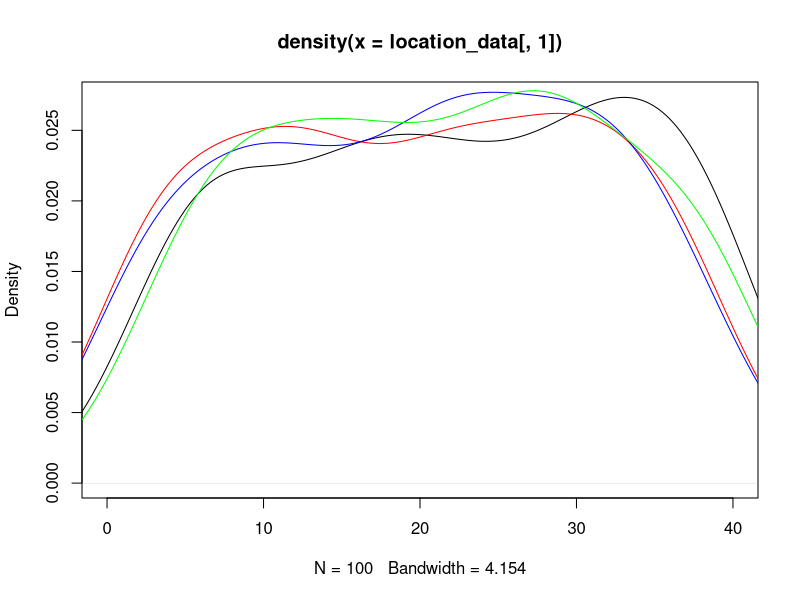
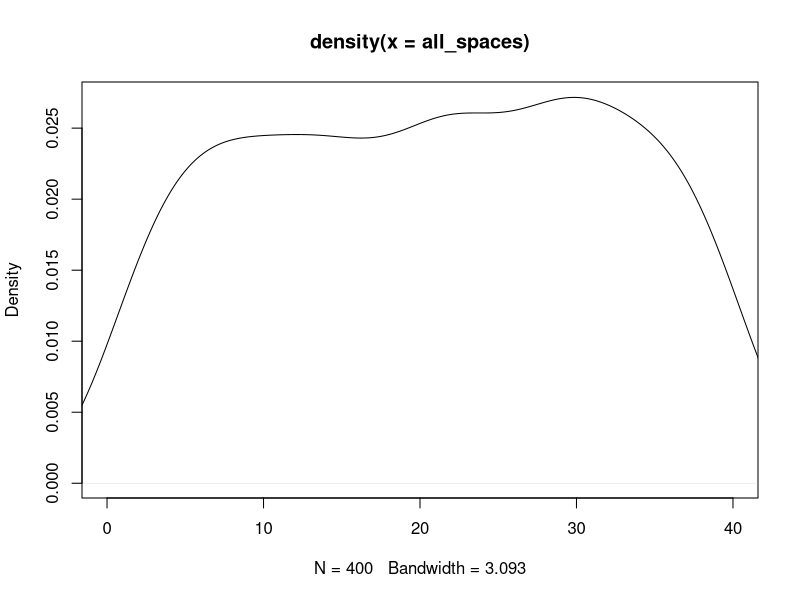
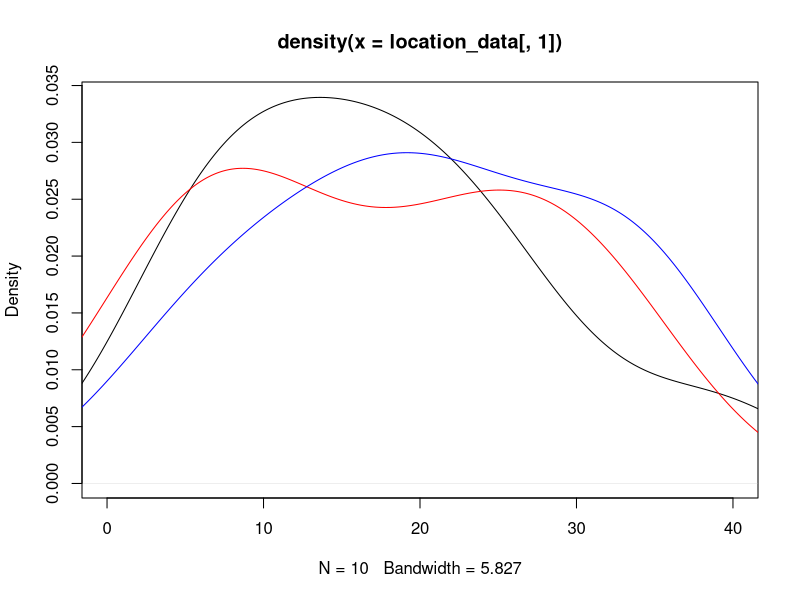
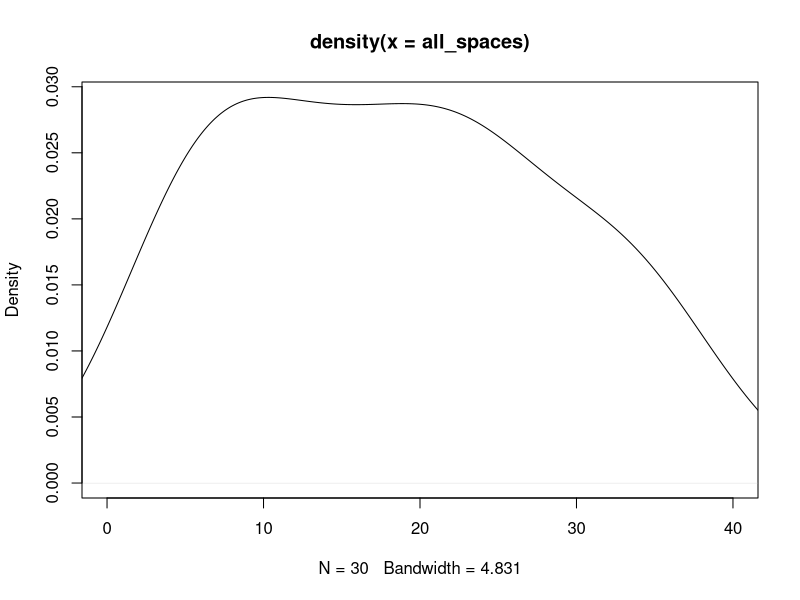

R code for these plots, in order: (Note: this script raises an error after producing the figures.)
## ---- chunk 1
knitr::opts_chunk$set(echo = TRUE)
## ---- chunk 2
#libraries
library(dplyr)
library(ggplot2)
## ---- chunk 3
#Kayleigh
##LET'S GET MOVING

monopolyBoard <- read.csv("MonopolyBoard.csv", header = T)
monopolyBoard

# Using dice rolls to determine where a player will land on the board
#input: "location"; a number 1-40; where the player is on the board
#output: the amount of spaces the player will move until they are on their new location

#note that this is only accounting for standard dice rolls, no special rules yet...

lets_move = function(location) {
  dice_roll_1 <- sample(1:6, 1, replace = TRUE)
  dice_roll_2 <- sample(1:6, 1, replace = TRUE)
  
  roll_total <- sum(dice_roll_1, dice_roll_2)
  roll_double <- dice_roll_1 == dice_roll_2
  
    location = location + roll_total
    
  if (location <= 40) {
    location = location
  } else {
    location = location - 40
  }
  
  space = monopolyBoard$name[monopolyBoard$spaces == location]
  
  print("You're moving forward...")
  print(roll_total)
  
  print("You're on space...")
  print(location)
  
  #print(space) #This prints out the name of the space that they land on. 
}

#testers
lets_move(1)
lets_move(25)
lets_move(38)
lets_move(40)



#A function to move players around the board and to play Monopoly!
#input: "turns"; the amount of turns we should take
#output: a player's new location on the board

lets_play = function(turns) {
  location = 1
  print("Starting Location: GO!")
  for (i in 1:turns) {
    location = lets_move(location)
  }
  print("You've landed on...")
  return(location)
}



lets_play(10) #tester #in this example if you look at a reference monopoly board and "walk" your way around the board with each move being the number in each output, you'll land on the space on the board corresponding to the final output (when counting "GO" as 1 and/or 40) 

#testers 
#"lets_move" and "lets_play" have both been edited to print out phrases for each roll and move to make it easier to determine how the player is moving. 
#"You're moving forward..." gives the player's roll
#"You're on space..." is the players position after 1 turn/"lets_move"
  # Later try to switch this print statement to the name of the spot that the player is on 
#"You've landed on..." gives the final location after running "lets_play" for "x" turns.
  # Later try to switch this print statement to the name of the spot that the player is on 

lets_play(3)
lets_play(10)

## ---- chunk 4
##DOUBLE DOWN

##WORK IN PROGRESS

#A function using dice rolls to determine how many spaces a player will move with the additional rules for "doubles" in Monopoly
#input: "location"; a number 1-40 where the player is on the board
#outut: the number of spaces the player will move on the board, with the special case of rolling three "doubles" and landing in jail
double_down = function(location) {
  dice_roll_1 <- sample(1:6, 1, replace = TRUE)
  dice_roll_2 <- sample(1:6, 1, replace = TRUE)
  
  roll_total <- sum(dice_roll_1, dice_roll_2)
  roll_double <- dice_roll_1 == dice_roll_2
  
  print("roll was")
  print(roll_total)
    
  if (roll_double) {
    
    dice_roll_3 <- sample(1:6, 1, replace = TRUE)
    dice_roll_4 <- sample(1:6, 1, replace = TRUE)
    
    roll_total_2 <- sum(dice_roll_3, dice_roll_4)
    roll_double_2 <- dice_roll_3 == dice_roll_4
    
    print("roll double was")
    print(roll_total_2)

    
    if (roll_double_2) {
      dice_roll_5 <- sample(1:6, 1, replace = TRUE)
      dice_roll_6 <- sample(1:6, 1, replace = TRUE)
      
      roll_total_3 <- sum(dice_roll_5, dice_roll_6)
      roll_double_3 <- dice_roll_5 == dice_roll_6
      
      print("roll double was")
      print(roll_total_3)
      
      if (roll_double_3) {
        location = 11 #Jail
        print("doubles, doubles, doubles")
        print("You're going to JAIL!")
        
      } else {
        location = location + roll_total + roll_total_2 + roll_total_3
        print("doubles, doubles, not doubles")
        print("You're moving forward...")
        print(roll_total + roll_total_2 + roll_total_3)
      }
    } else {
      location = location + roll_total + roll_total_2
      print("doubles, not doubles")
      print("You're moving forward...")
      print(roll_total+roll_total_2)
    }
  } else {
    location = location + roll_total
    print("no doubles")
    print("You're moving forward...")
    print(roll_total)
  }

    
  if (location <= 40) {
    location = location
  } else {
    location = location - 40
  }

  
  print("You're on space...")
  print(location)
}

double_down(1)
#text out in the function is kinda funky right but it's just to make sure its working right
#In final version switch all dice rolls to sample(1:6,...)

## ---- chunk 5
##CHANCE AND COMMUNITY CHEST CARDS
Card_Numbers <- c(1, 2, 3, 4, 5, 6, 7, 8, 9, 10, 11, 12, 13, 14, 15, 16)

Chance_Cards <- c("Advance to Boardwalk", "Advance to Go (Collect $200)", "Advance to Illinois Avenue. If you pass Go, collect $200", "Advance to St. Charles Place. If you pass Go, collect $200", "Advance to the nearest Railroad. If unowned, you may buy it from the Bank. If owned, pay owner twice the rental to which they are otherwise entitled", "Advance to the nearest Railroad. If unowned, you may buy it from the Bank. If owned, pay owner twice the rental to which they are otherwise entitled", "Advance token to nearest Utility. If unowned, you may buy it from the Bank. If owned, throw dice and pay owner a total ten times amount thrown", "Bank pays you dividend of $50", "Get Out of Jail Free", "Go Back 3 Spaces", "Go to Jail. Go directly to Jail, do not pass Go, do not collect $200", "Make general repairs on all your property. For each house pay $25. For each hotel pay $100", "Speeding fine $15", "Take a trip to Reading Railroad. If you pass Go, collect $200", "You have been elected Chairman of the Board. Pay each player $50", "Your building loan matures. Collect $150")

Chance <- data.frame(Chance_Cards, Card_Numbers)
Chance
##Chance cards to move a player to a new space:
  #1 -> Advance to Boardwalk (space 40)
  #2 -> Advance to Go (space 1)
  #3 -> Advance to Illinois Avenue (space 25)
  #4 -> Advance to St. Charles Place (space 12)
  #5 -> Advance to nearest Railroad (space(s) 6, 16, 26, 36)
  #6 -> Advance to nearest Railraod (space(s) 6, 16, 26, 36)
  #7 -> Advance to nearest Utility (space(s) 13, 29)
  #11 -> Go to Jail (space 11)
  #14 -> Take a trip to Reading Railroad (space 6)

Community_Chest_Cards <- c("Advance to Go (Collect $200)", "Bank error in your favor. Collect $200", "Doctor’s fee. Pay $50", "From sale of stock you get $50", "Get Out of Jail Free", "Go to Jail. Go directly to jail, do not pass Go, do not collect $200", "Holiday fund matures. Receive $100", "Income tax refund. Collect $20", "It is your birthday. Collect $10 from every player", "Life insurance matures. Collect $100", "Pay hospital fees of $100", "Pay school fees of $50", "Receive $25 consultancy fee", "You are assessed for street repair. $40 per house. $115 per hotel", "You have won second prize in a beauty contest. Collect $10", "You inherit $100")

Community_Chest <- data.frame(Community_Chest_Cards, Card_Numbers)
Community_Chest

##Community Chest Cards that move a player to a new space:
  #1 -> Advance to GO (space 1)
  #5 -> Go to Jail (space 11)

## ---- chunk 6
# heidi

#the function "who_goes_first" simulates the initial roll before the game begins in order to determine which player goes first
# input is a number of how many players are going to be playing
# output is the value of each players roll and the player that will start the game based on who had the highest roll
who_goes_first <- function(num_players){
  initial_rolls <- c()
  for (i in 1:num_players) {
    player_i_roll <- sum(sample(1:6, 2, replace=TRUE))
    initial_rolls <- c(initial_rolls, player_i_roll) # vector of every player's roll
    print(paste("Player", i, "rolled", player_i_roll))
  }
  cat("\n")
  if(sum(initial_rolls == max(initial_rolls)) >= 2){
    while (sum(initial_rolls == max(initial_rolls)) >= 2) { # if players tied for highest number
      tied_players <- which(initial_rolls==max(initial_rolls)) # identify which players tied
      print("It's a tie! Roll again")
      cat("\n")
      tie_breaker_rolls <- c()
      for (i in tied_players) { # tied players roll again
       player_i_roll2 <- sum(sample(1:6, 2, replace=TRUE))
       tie_breaker_rolls <- c(tie_breaker_rolls, player_i_roll2)
       print(paste("Player", i, "rolled", player_i_roll2))
      }
      initial_rolls <- tie_breaker_rolls
      highest_roll <- max(tie_breaker_rolls)
      highest_player2 <- tied_players[which(tie_breaker_rolls == highest_roll)]
    }
    cat("\n")
    print(paste("Player", highest_player2, "goes first!"))
  }
  else {
    highest_player <- which.max(initial_rolls) # who rolled the highest number
    print(paste("Player", highest_player, "goes first!"))
  }
}

who_goes_first(4) # test function

## ---- chunk 7
# Olivia
# Website for data: https://stat-jet-asu.github.io/Datasets/InstructorDescriptions/monopoly.html

monopolyBoard <- read.csv("MonopolyBoard.csv", header = T)
head(monopolyBoard)

# This section is for question number 2

# Kayleigh's lets_play function from above incorporating players and density plots
# uses lets_move function from above
# input: turns, # of turns to iterate through; players, number of players (2-4)
# output: density plot with a line for each player's frequency of spaces landed on 
# & density plot for the combined frequency of spaces landed on for all players

lets_play = function(turns, players) {
  location_data <- as.data.frame(matrix(nrow = turns, ncol = players))
  
for (j in 1:players) {
  location = 1
  
  for (i in 1:turns) {
    
    location = lets_move(location)
    location_data[i,j] <- location
    }
  }
  
  # creates density plot of frequency of landing on each space for each player
  plot(density(location_data[,1]), xlim = c(0,40), col = "black")
  
  colors <- c("red", "blue", "green")
  
  for (k in 2:players) {
  lines(density(location_data[,k]), col = colors[k-1]) # adds a density line for each player after the first
  }
  
  # creates density plot for total frequency landing on each space (all players spaces included)
  all_spaces <- as.vector(as.matrix(location_data))
  plot(density(all_spaces), xlim = c(0,40), col = "black")
  
}
lets_play(100, 4)

## ---- chunk 8
# Question number 3 -- including jail and double rolls

lets_move2 = function(location) {
  dice_roll_1 <- sample(1:6, 1, replace = TRUE)
  dice_roll_2 <- sample(1:6, 1, replace = TRUE)
  
  roll_total <- sum(dice_roll_1, dice_roll_2)
  roll_double <- dice_roll_1 == dice_roll_2
  
    location = location + roll_total # updates location to be previous location + roll total
    double3 = "false" # double3 is assigned "true" if the player double rolls 3x (as seen in if statement below), otherwise it is assigned "false" 
    
  # first double roll -> roll again
  if (roll_double == TRUE) {
    dice_roll_3 <- sample(1:6, 1, replace = TRUE)
    dice_roll_4 <- sample(1:6, 1, replace = TRUE)
    
    roll_total2 <- sum(dice_roll_3, dice_roll_4)
    roll_double2 <- dice_roll_3 == dice_roll_4
    
    location = location + roll_total2
    double3 = "false"
    
    # if player is at a location past 40, subtract 40 so they go back to the GO space at location "41"
    # this is included in each if statement below so that it applies if player has to roll again
    if (location <= 40) {
      location = location
    } else {
      location = location - 40
    }
     
      # second double roll -> roll again
      if (roll_double2 == TRUE) {
        dice_roll_5 <- sample(1:6, 1, replace = TRUE)
        dice_roll_6 <- sample(1:6, 1, replace = TRUE)
    
        roll_total3 <- sum(dice_roll_5, dice_roll_6)
        roll_double3 <- dice_roll_5 == dice_roll_6
    
        location = location + roll_total3
        double3 = "false"
        
        if (location <= 40) {
          location = location
        } else {
          location = location - 40
        }
        
        # third double roll -> go to jail
          if (roll_double3 == TRUE) {
            location = monopolyBoard$spaces[monopolyBoard$name == "Jail"]
            double3 = "true"
          }
      }
  }  
    
  if (location <= 40) {
    location = location
  } else {
    location = location - 40
  }
  
  listdata <- (list(location, double3)) # creates list for outputs "location" and "double3"
  # if you need to access location from this function, use lets_move2(location)[[1]]
  # if you need to access double3, use lets_move2(double3)[[2]]
  return(listdata)
  
}



# lets_play2 is currently set up to have each player go thru all their turns and then move onto the next player
# probably need to fix this for question 5


lets_play2 = function(turns, players) {
  
  # assign piece names to dataframe columns
  # use heidis function to assign highest player to piece 1 and go thru rest of players
  
  location_data <- as.data.frame(matrix(nrow = turns, ncol = players)) # dataframe will keep data for locations of players for each turn
  double3data <- as.data.frame(matrix(nrow = turns, ncol = players)) # dataframe will say "true" if player double rolled 3x (which lands them in jail) and "false" if they didn't double roll 3x
  
  for (j in 1:players) { # rotates through each player
    location = 1 # each player starts at location 1
    double3 = 0 # initializing "double3" which will be later assigned a "true" or "false" based on if player double rolled 3x
  
    for (i in 1:turns) { # iterates through number of turns
      
        location = lets_move2(location)[[1]] # takes location from lets_move2 function and assigns it to location
        location_data[i,j] <- as.integer(location) # puts location value into the dataframe of locations for each player
        double3data[i,j] <- lets_move2(double3)[[2]] # takes "true" or "false" value from double3 and adds it to double3data dataframe
        
      # deals with landing in jail from "go to jail" space and staying there for next 3 turns
      if (31 %in% location_data[i-1,j]) { # if you landed on 31 in the last turn (i-1 turn), you go to jail (space 11) for the ith turn
        location <- 11
        location_data[i,j] <- as.integer(location) # new location is 11
      } else if (11 %in% location_data[i-1,j] & 31 %in% location_data[i-2,j]) { # if you were on space 11 last turn AND you were on space 31 2 turns ago, you stay in jail (space 11) for turn i
        location <- 11
        location_data[i,j] <- as.integer(location)
      } else if (11 %in% location_data[i-2,j] & 31 %in% location_data[i-3,j]) {
        location <- 11
        location_data[i,j] <- as.integer(location)
      }
        
      # landing in jail from 3x double roll and staying there for next 3 turns
      if (11 %in% location_data[i,j] & "true" %in% double3data[i-1,j]) { # if player's location is 11 (jail) and double3data is"true" (player double rolled 3x), player stays in jail. all 3 if/else if statements keep player in jail for the next 3 turns
        location <- 11
        location_data[i,j] <- as.integer(location)
      } else if (11 %in% location_data[i-1,j] & "true" %in% double3data[i-2,j]) { # 
        location <- 11
        location_data[i,j] <- as.integer(location)
      } else if (11 %in% location_data[i-2,j] & "true" %in% double3data[i-3,j]) {
        location <- 11
        location_data[i,j] <- as.integer(location)
      }
        
    }
  }
  print(location_data)
  
  # creates density plot of frequency of landing on each space for each player
  plot(density(location_data[,1]), xlim = c(0,40), col = "black")
  
  colors <- c("red", "blue", "green")
  
  for (k in 2:players) {
    lines(density(location_data[,k]), col = colors[k-1]) # adds a density line for each player after the first
  }
  
  # creates density plot for total frequency landing on each space (all players spaces included)
  all_spaces <- as.vector(as.matrix(location_data))
  plot(density(all_spaces), xlim = c(0,40), col = "black")
  
}
 
lets_play2(10, 3)

# how should we go about recording spaces landed on when double rolls occur?

Chance
Community_Chest
## ---- chunk 9
#4 - Kayleigh and Maddie 
#Chance - spaces 8, 23, 37
#Community Chest - spaces 3, 18, 34
Chance

Drawing_Chance = function(location) {
  location = location
  draw_card <- sample(1:16, 1, replace = TRUE)
  player_card <- Chance$Chance_Cards[draw_card]
  print(player_card)

  
      if(draw_card == 1) {
        location = 1
      }
      
      if(draw_card == 2) {
        location = 1
      }
      
      if(draw_card == 3) {
        location = 25
      }
  
      if(draw_card == 4){
        location = 12
      }
    
      if(draw_card == 5){
        if(location >= 37 && location <= 5){
              location = 6
            } else {
              if (location >= 6 && location <= 15){
                location = 16
              } else {
                if(location >= 16 && location <= 25){
                  location = 26
                } else {
                  location = 36
                }
              }
            }
    }
  
    if(draw_card == 6){
        if(location >= 37 && location <= 5){
              location = 6
            } else {
              if (location >= 6 && location <= 15){
                location = 16
              } else {
                if(location >= 16 && location <= 25){
                  location = 26
                } else {
                  location = 36
                }
              }
            }
    }
  
    if(draw_card == 7){
        if(location >= 29 && location <= 12){
              location = 13
            } else {
              location = 29
    }
  }
  
    if(draw_card == 11) {
      location = 11
    }
  
    if(draw_card == 14) {
      location = 6
    }
  
    if(draw_card == 10) {
      location = location - 3
    }
  
    location = location
    return(location)
}

Drawing_Chance(8)
Drawing_Chance(23)
Drawing_Chance(37)

Drawing_Community_Chest = function(location) {
  location = location
  draw_card_chest <- sample(1:16, 1, replace = TRUE)
  player_card_chest <- Community_Chest$Community_Chest_Cards[draw_card_chest]
  print(player_card_chest)
  print(location)
  
  if (draw_card_chest == 1) {
    location = 1
  } else {
    if (draw_card_chest == 6) {
    location = 11
    } else {
      location = location
    }
  
  }
  
  location = location 
  return(location)
}

Drawing_Community_Chest(3)
Drawing_Community_Chest(18)
Drawing_Community_Chest(34)

lets_move3 = function(location) {
  dice_roll_1 <- sample(1:6, 1, replace = TRUE)
  dice_roll_2 <- sample(1:6, 1, replace = TRUE)
  
  roll_total <- sum(dice_roll_1, dice_roll_2)
  roll_double <- dice_roll_1 == dice_roll_2
  
    location = location + roll_total
    double3 = "false"
  
  print("your roll total is...")
  print(roll_total)

  if (location <= 40) {
      location = location
  } else {
      location = location - 40
  }
   
  print("your location is...")
  print(location)
  
  if(location == 8 || location == 23 || location == 27) {
    location = Drawing_Chance(location)
    print("your location is...")
    print(location)
  }
  
  if(location == 3 || location == 18 || location == 34) {
    location = Drawing_Community_Chest(location)
    print("your location is...")
    print(location)
  }
    
  # first double roll -> roll again
  if (roll_double == TRUE) {
    dice_roll_3 <- sample(1:6, 1, replace = TRUE)
    dice_roll_4 <- sample(1:6, 1, replace = TRUE)
    
    roll_total2 <- sum(dice_roll_3, dice_roll_4)
    roll_double2 <- dice_roll_3 == dice_roll_4
    
    location = location + roll_total2
    double3 = "false"
    print("1 double")
    
    if (location <= 40) {
      location = location
    } else {
      location = location - 40
    }
    
    
    if(location == 8 || location == 23 || location == 27) {
    location = Drawing_Chance(location)
    }
  
  if(location == 3 || location == 18 || location == 34) {
    location = Drawing_Community_Chest(location)
    }
     
      # second double roll -> roll again
      if (roll_double2 == TRUE) {
        dice_roll_5 <- sample(1:6, 1, replace = TRUE)
        dice_roll_6 <- sample(1:6, 1, replace = TRUE)
    
        roll_total3 <- sum(dice_roll_5, dice_roll_6)
        roll_double3 <- dice_roll_5 == dice_roll_6
    
        location = location + roll_total3
        double3 = "false"
        print("2 doubles")
        
        if (location <= 40) {
          location = location
        } else {
          location = location - 40
        }
        
        if(location == 8 || location == 23 || location == 27) {
          location = Drawing_Chance(location)
        }
  
        if(location == 3 || location == 18 || location == 34) {
          location = Drawing_Community_Chest(location)
         
        }
        
        # third double roll -> go to jail
          if (roll_double3 == TRUE) {
            location = monopolyBoard$spaces[monopolyBoard$name == "Jail"]
            double3 = "true"
            print("three doubles")
          }
      }
  }  
   
  location = location 
  
  print("your location is...")
  print(location)
  listdata <- (list(location, double3))
  return(listdata)
  
}

lets_move3(1)

lets_play3 = function(turns, players) {
  
  location_data <- as.data.frame(matrix(nrow = turns, ncol = players))
  double3data <- as.data.frame(matrix(nrow = turns, ncol = players))
  
  for (j in 1:players) {
    location = 1
    double3 = 0
  
    for (i in 1:turns) {
      
        location = lets_move2(location)[[1]]
        location_data[i,j] <- as.integer(location)
        double3data[i,j] <- lets_move2(double3)[[2]]
        
      # deals with landing in jail from "go to jail" space and staying there for next 3 turns
      if (31 %in% location_data[i-1,j]) { # if you land on 31 (go to jail), next location is in jail (space 11)
        location <- 11
        location_data[i,j] <- as.integer(location)
      } else if (11 %in% location_data[i-1,j] & 31 %in% location_data[i-2,j]) {
        location <- 11
        location_data[i,j] <- as.integer(location)
      } else if (11 %in% location_data[i-2,j] & 31 %in% location_data[i-3,j]) {
        location <- 11
        location_data[i,j] <- as.integer(location)
      }
        
      # landing in jail from 3x double roll and staying there for next 3 turns
      if (11 %in% location_data[i,j] & "true" %in% double3data[i-1,j]) { # "true" means player double rolled 3x -> jail
        location <- 11
        location_data[i,j] <- as.integer(location)
      } else if (11 %in% location_data[i-1,j] & "true" %in% double3data[i-2,j]) { # 
        location <- 11
        location_data[i,j] <- as.integer(location)
      } else if (11 %in% location_data[i-2,j] & "true" %in% double3data[i-3,j]) {
        location <- 11
        location_data[i,j] <- as.integer(location)
      }
        
    }
  }
  #print(location_data)
  
  # creates density plot of frequency of landing on each space for each player
  plot(density(location_data[,1]), xlim = c(0,40), col = "black")
  
  colors <- c("red", "blue", "green")
  
  for (k in 2:players) {
    lines(density(location_data[,k]), col = colors[k-1]) # adds a density line for each player after the first
  }
  
  # creates density plot for total frequency landing on each space (all players spaces included)
  all_spaces <- as.vector(as.matrix(location_data))
  plot(density(all_spaces), xlim = c(0,40), col = "black")
  
}
## ---- chunk 10

monopolyBoard1 <- read.csv("MonopolyBoard.csv", header = T)
head(monopolyBoard1)

kaciesboard <- monopolyBoard1 %>% select(., "name", "type", "color", "spaces")
kaciestibble <- as_tibble(kaciesboard)
kaciestibble

freq <- kaciestibble %>% ggplot(., mapping=aes(x="names" )) +geom_freqpoly()

freq
 
## ---- chunk 11
#hello
dice_roll <- sum(sample(1:6, 2, replace = TRUE))
dice_roll
